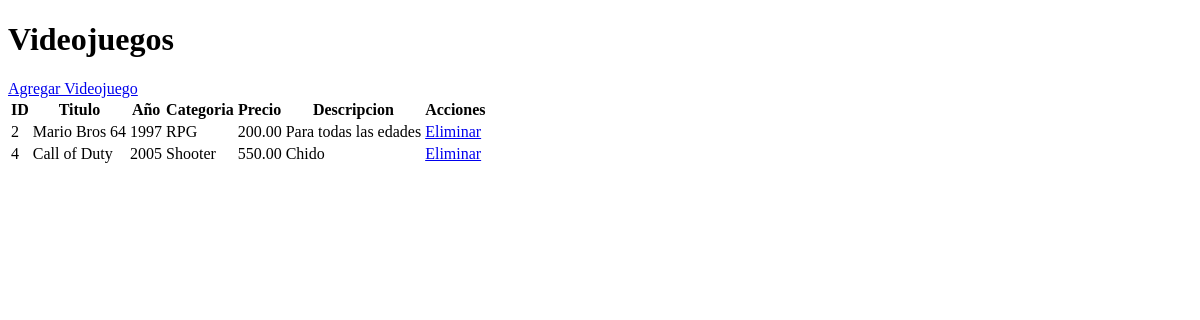
Before: /videojuegos/lista/ with the older database file.
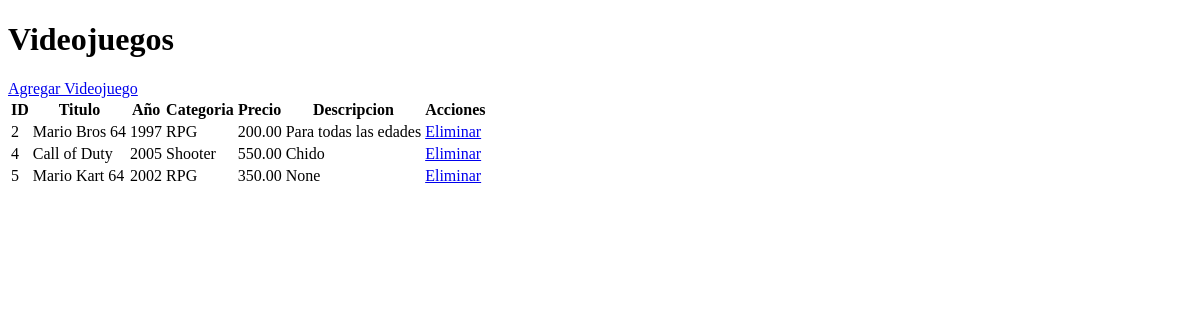
After: the same page with the newer database file.
### videojuego/models.py (models this page shows, shortened)
class Videojuego(models.Model):
    titulo = models.CharField('Titulo', max_length=50, unique=True)
    anio = models.IntegerField('Año')
    categoria = models.ForeignKey("videojuego.Categoria", verbose_name='categoria', on_delete=models.CASCADE)
    precio = models.DecimalField(max_digits=5, decimal_places=2)
    descripcion = models.CharField('Descripción',max_length=250, null=True, blank=True)

class Categoria(models.Model):
    nombre = models.CharField(max_length=50)
    def __str__(self):
        return self.nombre

### videojuego/views.py (the view)
def lista_videojuegos(request):
    videojuegos = Videojuego.objects.all()
    return render(request,'lista_videojuegos.html',{'videojuegos':videojuegos})

### videojuego/templates/lista_videojuegos.html (shortened to what this page needs)
<!DOCTYPE html>
<html lang="en">
<head>
</head>
<body>
    <h1>Videojuegos</h1>
    <a href="{% url 'videojuego:nuevo_videojuego' %}">Agregar Videojuego</a>
    <table>
        <thead>
            <th>ID</th>
            <th>Titulo</th>
            <th>Año</th>
            <th>Categoria</th>
            <th>Precio</th>
            <th>Descripcion</th>
            <th>Acciones</th>
        </thead>
        <tbody>
            {% for videojuego in videojuegos %}
                <tr>
                    <td>{{videojuego.id}}</td>
                    <td>{{videojuego.titulo}}</td>
                    <td>{{videojuego.anio}}</td>
                    <td>{{videojuego.categoria}}</td>
                    <td>{{videojuego.precio}}</td>
                    <td>{{videojuego.descripcion}}</td>
                    <td>
                        <a href="{% url 'videojuego:eliminar_videojuego' videojuego.id %}">Eliminar</a>
                    </td>
                </tr>
            {% endfor %}
        </tbody>
    </table>
</body>
</html>

Changed rows visible on the page:
added Videojuego: id "5", titulo "Mario Kart 64", anio "2002", categoria "RPG", precio "350.00", descripcion "None"
